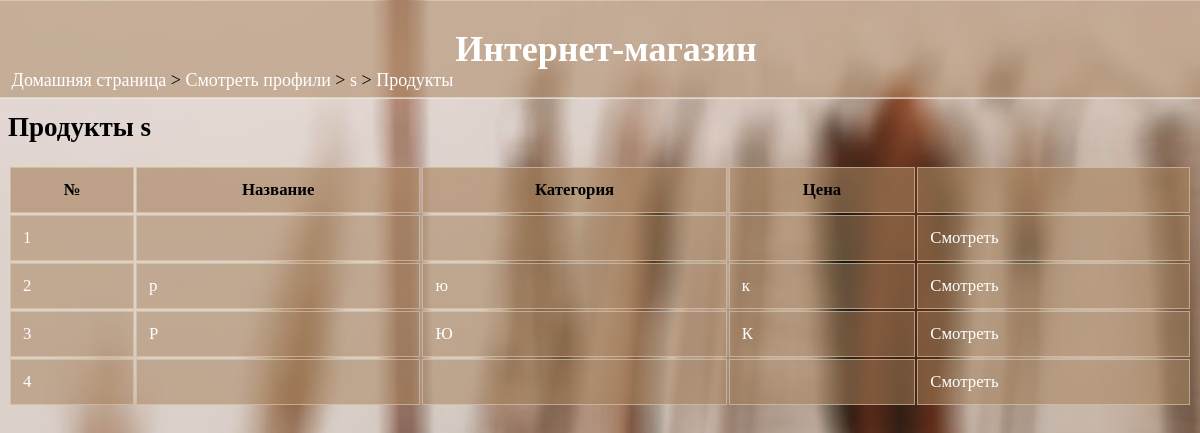
The app's page /viewprofile/1/sellerproducts/ (signed in) with its own data.
### data/product.py (models this page shows)
class Product(SqlAlchemyBase, UserMixin):
    __tablename__ = 'product'
    prodID = sqlalchemy.Column(sqlalchemy.Integer, primary_key=True, autoincrement=True)
    name = sqlalchemy.Column(sqlalchemy.String)
    quantity = sqlalchemy.Column(sqlalchemy.Integer)
    category = sqlalchemy.Column(sqlalchemy.String)
    cost_price = sqlalchemy.Column(sqlalchemy.Float)
    sell_price = sqlalchemy.Column(sqlalchemy.Float)
    description = sqlalchemy.Column(sqlalchemy.String)
    sellID = sqlalchemy.Column(sqlalchemy.Integer, sqlalchemy.ForeignKey("sellers.sellID"))

### shop.py (the view)
@app.route("/viewprofile/<id>/sellerproducts/")
def seller_products(id):
    if 'userid' not in session:
        return redirect(url_for('home'))
    if session["type"] == "Seller":
        abort(403)
    det, categories = get_details(id, "Seller")
    if len(det) == 0:
        abort(404)
    det = det[0]
    name=det[1]
    res = get_seller_products(id)
    return render_template('seller_products.html', name=name, id=id, results=res)

### data/db_session.py (called while the page is built)
def create_session() -> Session:
    global __factory
    return __factory()

### shop.py (called while the page is built)
def get_details(userid, type):
    db_sess = db_session.create_session()
    if type == "Customer":
        a = db_sess.query(User).filter(User.custID == userid)[0]
        d = (str(a.custID), a.name, a.email, a.phone, a.address, a.city, a.country)
        a = []
        a.append(d)
        b = []
    elif type == "Seller":
        a = db_sess.query(Seller).filter(Seller.sellID == userid)[0]
        d = (str(a.sellID), a.name, a.email, a.phone, a.address, a.city, a.country)
        a = []
        a.append(d)
        b = db_sess.query(Product.category).filter(Product.sellID == userid).distinct()
        b = [[i[0]] for i in b]
        b = sum(b, [])
    return a, b

def get_seller_products(sellID):
    db_sess = db_session.create_session()
    a = db_sess.query(Product).filter(Product.sellID == sellID, Product.quantity != 0)[0]
    a = (a.prodID, a.name, a.category, a.sell_price)
    res = [i for i in a]
    return res

### templates/seller_products.html (shortened to what this page needs)
<html>
<head>
  <link rel="stylesheet" href="{{url_for('static', filename='main.css')}}">
</head>
<body>
  <div class="sticky">
    <h1>Интернет-магазин</h1>
  </div>
  <div class="nav">
  <p><a href="/">Домашняя страница</a> > <a href="/viewprofile">Смотреть профили</a> > <a href="/viewprofile/{{id}}">{{name}}</a> > <a href="">Продукты</a></p>
  </div>
  <h2>Продукты {{name}}</h2>
  {% if results|length==0 %}
  <p>У этого продавца ещё нет продуктов</p>
  {% else %}
  <table>
    <tr>
      <th>№</th><th>Название</th>
      <th>Категория</th><th>Цена</th><th></th>
    </tr>
    {% set cnt={'val':1} %}
    {% for i in results %}
    <tr>
      <td>{{cnt['val']}}</td> <td>{{i[1]}}</td>  <td>{{i[2]}}</td>    <td>{{i[3]}}</td>
     <td><a href="/viewproduct/{{i[0]}}" target="blank">Смотреть</a></td>
    </tr>
    {% endfor %}
  </table>
  {% endif %}
</body>
</html>

### static/main.css (style rules this page uses)
div.sticky { position: -webkit-sticky; position: sticky; top: 0.2px; margin: -0.7vw; background-color: rgba(167, 130, 93, 0.5); color: white; padding: 0.3vw; font-size: 1.5vw; text-align: center; border-bottom: 1px solid white; font-family: 'Times New Roman'; }
div.sticky h1 { padding-left:1vw; }
body { font-family:'Times New Roman'; font-size: 1.5vw; background-image: url('background2.jpg'); background-size: cover; background-repeat: no-repeat; background-attachment: fixed; color: black; max-width: 100%; overflow-x: hidden; }
div.nav { position: fixed; display: block; top: 5vw; margin:-0.7vw; padding-left:1vw; border:none; overflow: hidden; }
div.nav a { text-decoration: none; color: white; }
table { width: 100%; font-size: 1.4vw; }
th { border: 1px solid rgba(224, 207, 177, 0.589); padding: 1vw; text-align: center; background-color: rgba(167, 130, 93, 0.616); color: black; }
td { border: 1px solid rgba(224, 207, 177, 0.589); padding:1vw; text-align: left; background-color: rgba(167, 130, 93, 0.521); color: white; word-wrap: break-word; }
td a { text-decoration: none; color: white; }
a { text-decoration: none; color: white; }

### records on screen
Product: val "2", name "р", name "ю", name "к", val "3", category "Р", category "Ю", category "К", val "4"

### other values on screen
{{ name }} "s"
{{ cnt['val'] }} "1"
